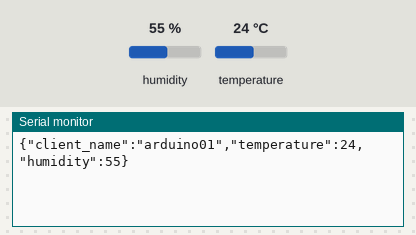
This sketch was run on a simulated ESP8266 (NodeMCU). Parts: the last lines printed to the serial monitor. The inputs (shaded band) are chosen by the test bench; at power-on: humidity 55 %, temperature 24 °C. WiFi joins after 1.5 s; servers stay silent unless stated; no MQTT or app messages arrive unless stated.

Above: at 2.7 s.
2.8 s: humidity set to 22 %
At 8.7 s:
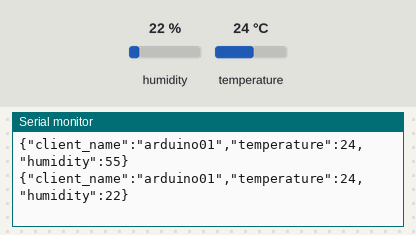
9.0 s: temperature set to 12 °C
At 14.0 s:
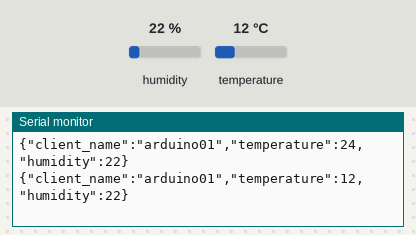
15.2 s: humidity set to 40 %
At 19.1 s:
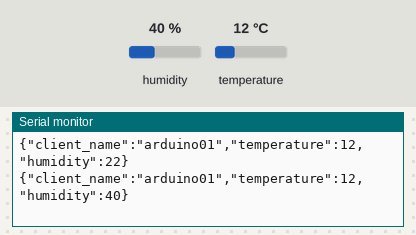
Timing chart, 0 to 20.6 s (numbered marks = the images above; inputs shaded):
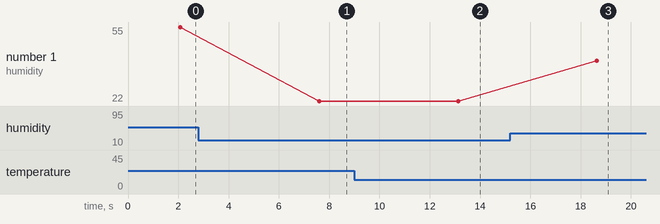

Measured:
- after the input at 2.8 s, the serial monitor: prints a new line after 4.8 s (image 1)
- after the input at 9.0 s, the serial monitor: prints a new line after 4.1 s (image 2)
- after the input at 15.2 s, the serial monitor: prints a new line after 3.4 s (image 3)
- plotted number 1: 55 → 22 after the input at 2.8 s, 22 → 40 after the input at 15.2 s

The sketch:

arduino_controller.ino
```cpp
#include <ESP8266WiFi.h>
#include <PubSubClient.h>
#include <DHT11.h>
#include "config.h"

WiFiClient wifiClient;
PubSubClient mqttClient(wifiClient);
DHT11 dht11(DHTPIN);

void connect_wifi() {
	WiFi.begin(WIFI_SSID, WIFI_PASSWORD);
	while (WiFi.status() != WL_CONNECTED) {
		delay(500);
	}
}

void connect_mqtt() {
	while (!mqttClient.connected()) {
		if (mqttClient.connect(DEVICE_NAME, MQTT_USER, MQTT_PASSWORD)) {
			// Connected
		} else {
			delay(500);
		}
	}
}

void setup() {
	Serial.begin(9600);
	connect_wifi();
	mqttClient.setServer(MQTT_SERVER, MQTT_PORT);
}

void loop() {
	if (WiFi.status() != WL_CONNECTED) {
		connect_wifi();
	}
	if (!mqttClient.connected()) {
		connect_mqtt();
	}
	mqttClient.loop();

	int temp;
	int hum;
	dht11.readTemperatureHumidity(temp, hum);

	char payload[128];
	snprintf(payload, sizeof(payload), "{\"client_name\":\"%s\",\"temperature\":%d,\"humidity\":%d}", DEVICE_NAME, temp, hum);
	Serial.println(payload);
	mqttClient.publish("arduino/data", payload);
	delay(SEND_RATE);
}
```

config.h
```cpp
#ifndef CONFIG_H
#define CONFIG_H

#define WIFI_SSID "<INSERT_HERE>"
#define WIFI_PASSWORD "<INSERT_HERE>"
#define MQTT_SERVER "<INSERT_HERE>"
#define MQTT_PASSWORD "<INSERT_HERE>"
#define MQTT_USER "app"
#define MQTT_PORT 1883
#define DHTPIN D6
#define DEVICE_NAME "arduino01"
#define SEND_RATE 5000

#endif
```
